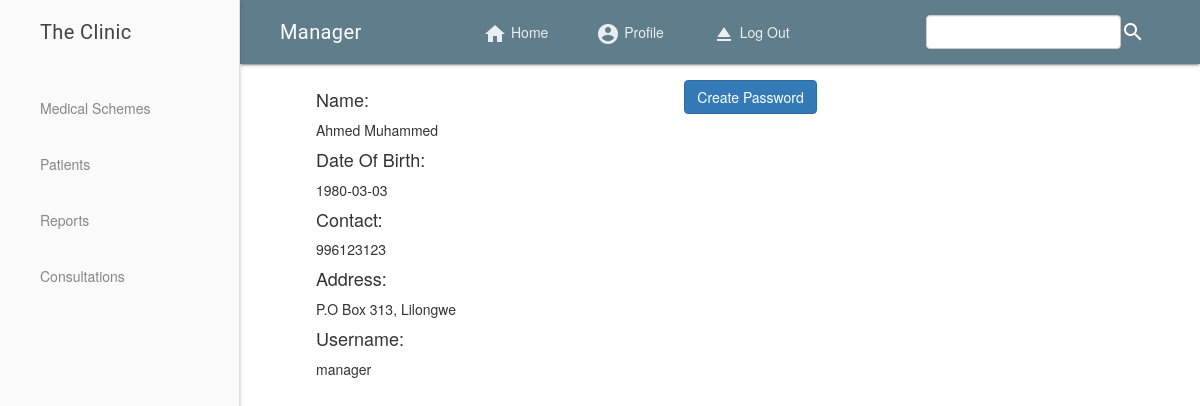
The app's page /manager/profile.php (signed in) with its own data.
### tables this page shows
CREATE TABLE `manager` (
  `manager_id` int(11) NOT NULL,
  `fname` varchar(20) NOT NULL,
  `lname` varchar(30) NOT NULL,
  `dob` date DEFAULT NULL,
  `address` varchar(50) NOT NULL,
  `contact` int(20) NOT NULL,
  `username` varchar(30) NOT NULL,
  `pass` varchar(30) NOT NULL
);

### manager/profile.php (the view, shortened to what this page needs)
<?php
	include "header.php";
?>
 <main class="mdl-layout__content" style="padding-left: 5%;" id="home">
 <div class="mdl-grid">
	<div class="mdl-cell mdl-cell--5-col">
 		<?php
 			$profile = mysqli_query($db, "SELECT * FROM manager WHERE manager_id = '".$_SESSION['manager_id']."'");
 			if($profile){
 				$count = mysqli_num_rows($profile);
 				if($count == 1) {
 					while($row = mysqli_fetch_assoc($profile)){
 						echo "<h4> Name:</h4>" . $row['fname'] . " " .$row['lname'] . " ";
 						echo "<h4> Date Of Birth: </h4>" . $row['dob'] . "";
 						echo "<h4> Contact: </h4>" . $row['contact'] . "";
 						echo "<h4> Address: </h4>" . $row['address'] . "";
 						echo "<h4> Username: </h4>" . $row['username'] . "";
 					}
 				}
 			}
 		 ?>
 	</div>
 	<div class='mdl-cell mdl-cell--5-col'>
 	<?php
 	$getpass = mysqli_query($db, "SELECT pass FROM manager WHERE manager_id = '".$_SESSION['manager_id']."'");
 	if($getpass){
 				$count1 = mysqli_num_rows($getpass);
 				if($count1 == 1) {
 					while($rows = mysqli_fetch_assoc($getpass)){
 	if(empty($rows['pass'])){ echo "
 	<input type='button' class='btn btn-primary' value='Create Password' id='ubutton'/>
 	<div id='upass' style='display: none;'>
 	<form action='' method='POST'>
 	<div class='mdl-textfield mdl-js-textfield mdl-textfield--floating-label'>
 	<input class='mdl-textfield__input' type='password' name='pass1' required='' />
 	<label for='pass1' class='mdl-textfield__label'> Password: </label>
 	</div>
 	<div class='mdl-textfield mdl-js-textfield mdl-textfield--floating-label'>
 	<input class='mdl-textfield__input' type='password' name='pass2' required=''/>
 	<label for='pass2' class='mdl-textfield__label'> Re-Enter Password: </label>
 	</div> <br/> <br/>
 	<button class='mdl-button mdl-js-button mdl-button--raised mdl-js-ripple-effect mdl-button--colored' type='submit' name='create'> Submit </button>
 	</form>
 	</div>
 	";}
 	} } }?>
 	<br/> <br/> <br/>
 	</div>
  </main>
</div>

### records on screen
manager: fname "Ahmed", lname "Muhammed", dob "1980-03-03", contact "996123123", address "P.O Box 313, Lilongwe", username "manager"
